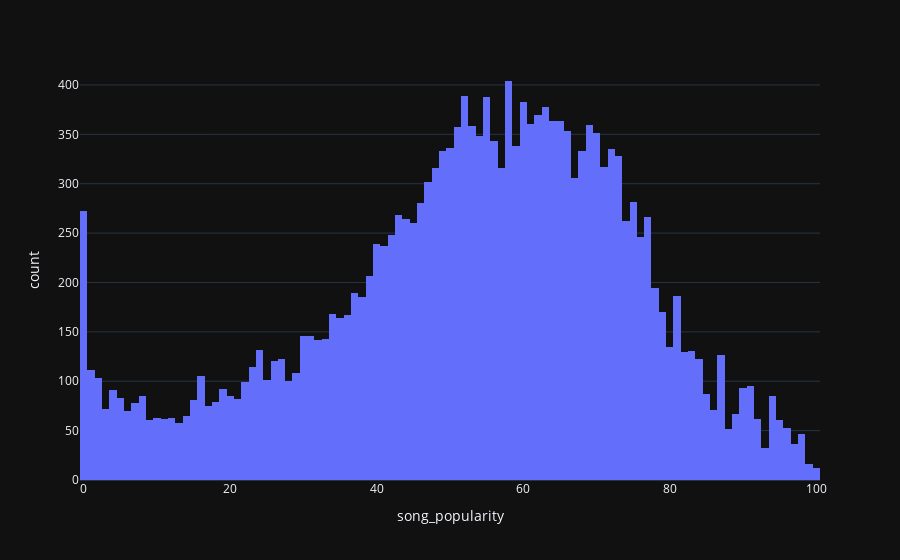

The notebook cell saved with this chart:
### Markdown cell above
Разумно ли популярность песни аппроксимировать нормальным законом?

Допустим, выборка принадлежит нормальному распределению

### Code cell
px.histogram(data, x='song_popularity')

### Figure 1 — Plotly figure (JSON) as saved in the notebook; plotly's stock layout.template omitted (floating-point values rounded to 4 significant figures; data arrays with more than 128 entries replaced by an {"elided": "..."} marker saying what was removed)
{"data": [{"alignmentgroup": "True", "bingroup": "x", "hovertemplate": "song_popularity=%{x}<br>count=%{y}<extra></extra>", "legendgroup": "", "marker": {"color": "#636efa", "pattern": {"shape": ""}}, "name": "", "offsetgroup": "", "orientation": "v", "showlegend": false, "x": {"elided": "18835 int values"}, "xaxis": "x", "yaxis": "y", "type": "histogram"}], "layout": {"xaxis": {"anchor": "y", "domain": [0.0, 1.0], "title": {"text": "song_popularity"}}, "yaxis": {"anchor": "x", "domain": [0.0, 1.0], "title": {"text": "count"}}, "legend": {"tracegroupgap": 0}, "margin": {"t": 60}, "barmode": "relative"}}
